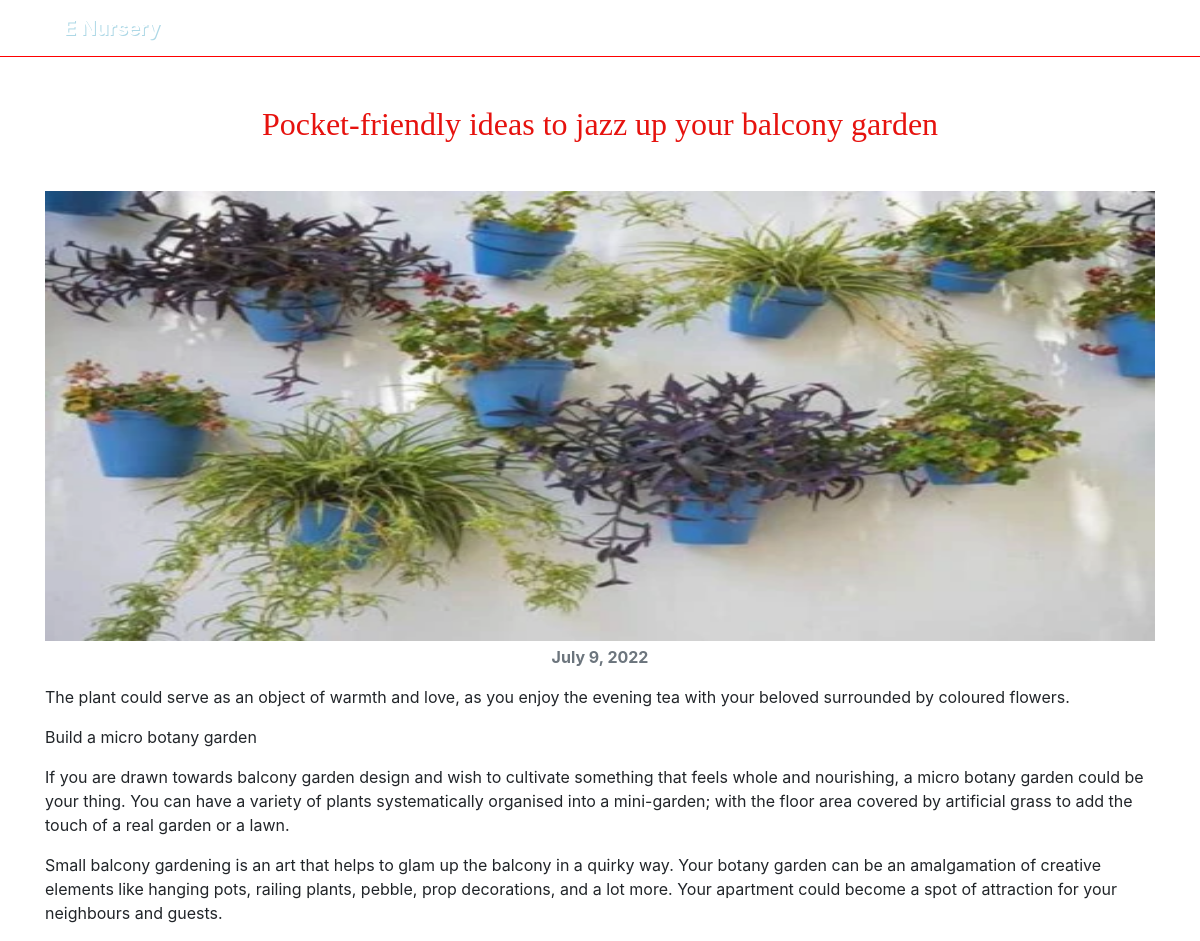
The app's page /blogdetail/4 with its own data.
### grocery/models.py (models this page shows, shortened)
class Blogpost(models.Model):
    posttitle = models.CharField(max_length=500)
    postdetail = models.TextField()
    postimage = models.FileField()
    postdate = models.DateField()

### grocery/views.py (the view)
# urls.py: path('blogdetail/<int:pid>',blogdetail, name='blogdetail'),
def blogdetail(request,pid):
    blogpost = Blogpost.objects.get(id=pid)
    d = {'blogpost': blogpost}
    return render(request,'blogdetail.html',d)

### grocery/templates/blogdetail.html (shortened to what this page needs)
{% extends 'navigation.html' %}
{% load static %}
{% block body %}
<div class="container mt-5">
<h2 class = text-center style = "font-family : 'times new roman' ; color : #E6120E">{{blogpost.posttitle}}</h2>
<div class="row mt-5">
  <div class="col-sm-12">
      <img src="{{blogpost.postimage.url}}" width="100%" height="450px">
      <p class="mt-1 text-secondary font-weight-bold text-center">{{blogpost.postdate}}</p>
      {{blogpost.postdetail | safe}}
  </div>
</div>
</div>
{% endblock %}

### grocery/templates/navigation.html (style rules this page uses)
* { box-sizing: border-box; }

### records on screen
Blogpost: posttitle "Pocket-friendly ideas to jazz up your balcony garden", postimage (picture), postdate "July 9, 2022", postdetail "The plant could serve as an object of warmth and love, as you enjoy the evening tea with your beloved surrounded by coloured flowers. Build a micro botany garden If you are drawn towards balcony garden design and wish to cultivate something that feels whole and nourishing, a micro botany garden could be your thing. You can have a variety of plants systematically organised into a mini-garden; with the floor area covered by artificial grass to add the touch of a real garden or a lawn. Small balcony gardening is an art that helps to glam up the balcony in a quirky way. Your botany garden can be an amalgamation of creative elements like hanging pots, railing plants, pebble, prop decorations,…"
